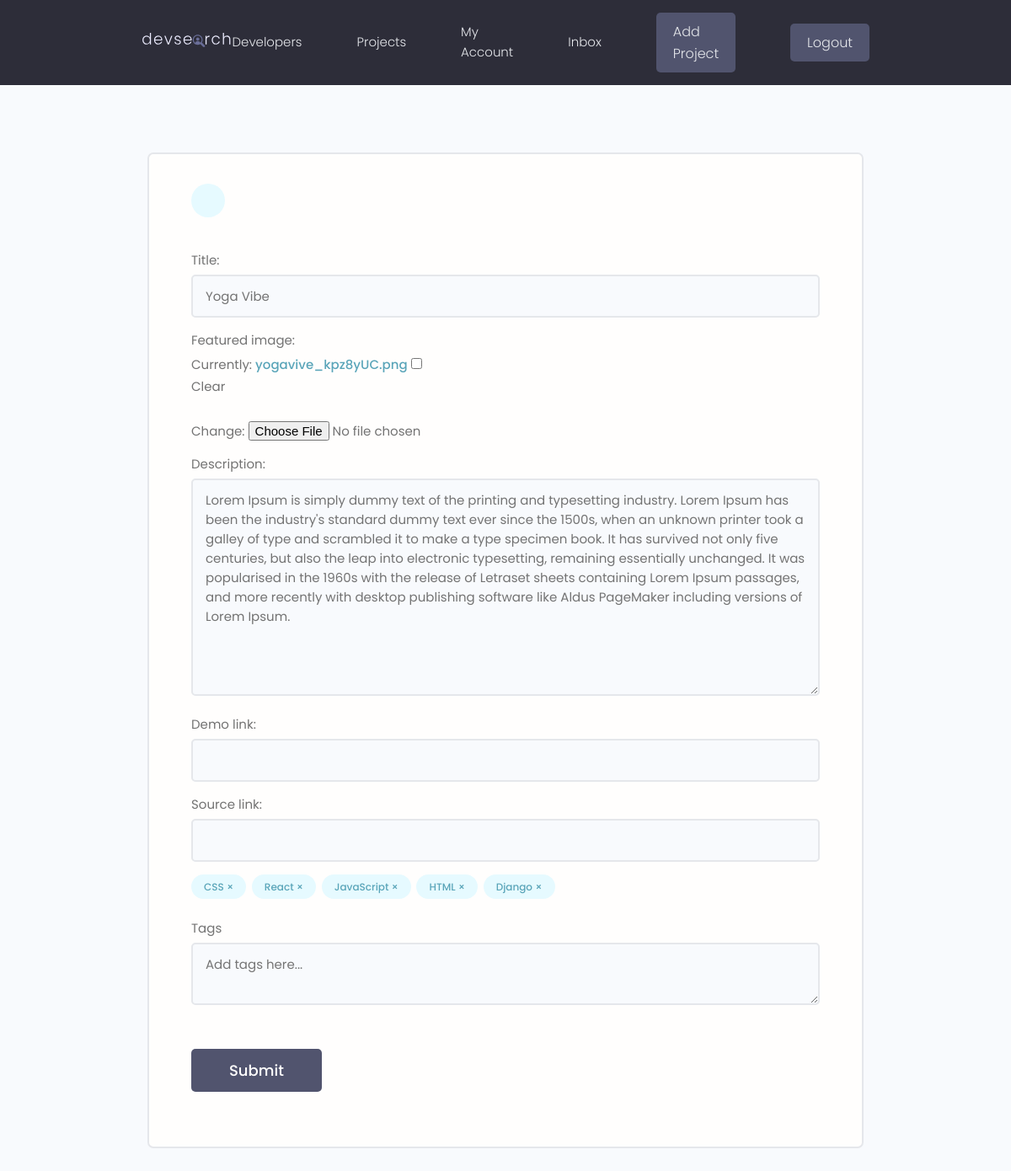
Screenshot of /projects/update-project/21376177-865f-4885-a691-3da5d0d0234a/ (signed in) with the database file from the repository.
### projects/models.py (models this page shows, shortened)
class Project(models.Model):
    owner = models.ForeignKey(Profile, null=True, blank=True, on_delete=models.CASCADE)
    title = models.CharField(max_length=200)
    description = models.TextField(null=True, blank=True)
    featured_image = models.ImageField(null=True, blank=True, default="default.jpg")
    demo_link = models.CharField(max_length=2000,null=True, blank=True)
    source_link = models.CharField(max_length=2000,null=True, blank=True)
    tags = models.ManyToManyField('Tag', blank=True)
    vote_total = models.IntegerField(default=0, null=True, blank=True)
    vote_ratio = models.IntegerField(default=0, null=True, blank=True)
    created = models.DateTimeField(auto_now_add=True)
    id = models.UUIDField(default=uuid.uuid4, unique=True, primary_key=True, editable=False)
    class Meta:
        ordering = ['-vote_ratio', '-vote_total', 'title']

class Tag(models.Model):
    name = models.CharField(max_length=200)
    created = models.DateTimeField(auto_now_add=True)
    id = models.UUIDField(default=uuid.uuid4, unique=True, primary_key=True, editable=False)

### projects/views.py (the view, shortened to what this page needs)
# urls.py: path('update-project/<str:pk>/', views.updateProject, name="update-project"),
@login_required(login_url="login")
def updateProject(request,pk):
    profile = request.user.profile
    project = profile.project_set.get(id=pk)
    form = ProjectForm(instance=project)
    context= {'form': form, 'project': project}
    return render(request, 'projects/project_form.html', context)

### projects/forms.py
class ProjectForm(ModelForm):
    class Meta:
        model = Project
        fields = ['title','featured_image','description','demo_link','source_link']
        widgets = {
            'tags': forms.CheckboxSelectMultiple()
        }
    def __init__(self, *args, **kwargs):
        super(ProjectForm, self).__init__(*args, **kwargs)
        for name,field in self.fields.items():
            field.widget.attrs.update({'class': 'input'})

### projects/templates/projects/project_form.html (shortened to what this page needs)
{% extends 'main.html' %}
{% block content %}
<main class="formPage my-xl">
    <div class="content-box">
        <div class="formWrapper">
            <a class="backButton" href="{% url 'account' %}"></a>
            <br>
            <form class="form" method="POST" enctype="multipart/form-data">
                {% for field in form %}
                <div class="form__field">
                    <label for="formInput#text">{{field.label}}: </label>
                    {{field}}
                </div>
                {% endfor %}
                <div class="form__field">
                    {% for tag in project.tags.all %}
                        <div class="project-tag tag tag--pill tag--main" data-tag="{{tag.id}} data-project="{{project.id}}">{{tag.name}} &#215;</div>
                    {% endfor %}
                </div>
                <div class="form__field">
                    <label for="formInput#text">Tags</label>
                    <textarea name="newtags" class="input" id="" cols="30" rows="2" placeholder="Add tags here..."></textarea>
                </div>
                <input class="btn btn--sub btn--lg  my-md" type="submit" value="Submit" />
            </form>
        </div>
    </div>
</main>
{% endblock %}

### static/styles/app.css (style rules this page uses)
:root { --color-sub: #2d2d39; }
.btn--sub { background-color: var(--color-sub-light); }
.content-box { width: 95%; max-width: 85rem; margin: 0 auto; }
.backButton { background: var(--color-main-light); color: var(--color-main); width: 4rem; height: 4rem; display: flex; align-items: center; justify-content: center; border-radius: 50%; }
.formPage .formWrapper { list-style: none; background: var(--color-white); padding: 3.5rem 5rem; border: 2px solid var(--color-light); border-radius: 0.7rem; }

### static/uikit/styles/modules/_variables.css (style rules this page uses)
:root { --color-main: #5aa5b9; --color-main-light: #e6faff; --color-sub: #3f4156; --color-sub-light: #51546e; --color-sub-lighter: #ededfd; --color-text: #737373; --color-gray: #8b8b8b; --color-light: #e5e7eb; --color-light-gray: #767676; --color-bg: #f8fafd; --color-white: #fffefd; --color-white-light: #f3f3f3; --color-success: #359e64; --color-success-bg: #def8e8; --color-error: #fc4b0b; --color-error-bg: #fff2ee; --font-base: 'Poppins', arial, helvetica, 'Segoe UI', roboto, ubuntu, sans-serif; --font-monospace: 'Fira Code', 'Courier New', courier, monospace; --font-regular: 300; --font-medium: 500; --font-bold: 700; --generic-shadow: 1px 1px 5px #00000010; --generic-transition: all 0.3s ease-in-out; }

### static/uikit/styles/modules/_base.css (style rules this page uses)
* { margin: 0; padding: 0; box-sizing: border-box; text-rendering: optimizeLegibility; color: inherit; font-size: inherit; }
html { font-size: 50%; }
@media only screen and (min-width: 480px) { html { font-size: 56.25%; } }
@media only screen and (min-width: 1200px) { html { font-size: 62.5%; } }
body { line-height: 1.6; font-weight: 400; font-size: 1.5rem; color: var(--color-text); background-color: var(--color-bg); min-height: 100vh; }

### static/uikit/styles/modules/_typography.css (style rules this page uses)
* { font-family: var(--font-base); }
a { padding-bottom: 2px; text-decoration: none; display: inline-block; color: var(--color-main); font-weight: var(--font-medium); }

### static/uikit/styles/modules/_utilities.css (style rules this page uses)
.my-md { margin: 3rem auto; }
.my-xl { margin: 8rem auto; }

### static/uikit/styles/modules/_button.css (style rules this page uses)
.btn { display: inline-block; position: relative; cursor: pointer; background-color: var(--color-light); font-weight: var(--font-medium); color: var(--color-sub); text-decoration: none; padding: 1rem 2rem; border-radius: 0.5rem; border: none; width: -webkit-fit-content; width: -moz-fit-content; width: fit-content; height: -webkit-fit-content; height: -moz-fit-content; height: fit-content; font-size: 1.6rem; outline-width: 0; outline-color: transparent; -webkit-backface-visibility: hidden; backface-visibility: hidden; transition: all 0.3s ease-in-out; }
.btn--sub { background-color: var(--color-sub); color: var(--color-white); }
.btn--lg { font-size: 1.8rem; padding: 1.2rem 4.5rem; }

### static/uikit/styles/modules/_form.css (style rules this page uses)
.form { display: block; }
.form__field { margin-top: 1.5rem; margin-bottom: 1.5rem; }
.form__label, .form__field > label { display: block; margin-bottom: 0.5rem; color: var(--color-text); }
input.input[type='text'], input.input[type='email'], input.input[type='password'], input.input[type='number'], textarea.input { min-width: 24rem; width: 100%; padding: 1.2rem 1.5rem; border-radius: 0.5rem; border: 2px solid var(--color-light); transition: all 0.3s ease-in-out; background-color: var(--color-bg); }

### static/uikit/styles/modules/_tag.css (style rules this page uses)
.tag { display: inline-flex; align-items: center; background-color: var(--color-sub); height: -webkit-fit-content; height: -moz-fit-content; height: fit-content; width: -webkit-fit-content; width: -moz-fit-content; width: fit-content; border-radius: 0.5rem; padding: 0.5rem 1.5rem; font-size: 1.2rem; cursor: pointer; }
.tag:not(:last-child) { margin-right: 0.25rem; margin-bottom: 0.75rem; }
.tag--pill { border-radius: 5rem; }
.tag--main, .tag--main > small { background: var(--color-main-light); color: var(--color-main); font-weight: 500; }

### rows the page displays
Project: form "Yoga Vibe" "Lorem Ipsum is simply dummy text of the printing and typesetting industry. Lorem Ipsum has been the industry's standard dummy text ever since the 1500s, when an unknown printer took a galley of type and scrambled it to make a type specimen book. It has survived not only five centuries, but also the leap into electronic typesetting, remaining essentially unchanged. It was popularised in the 1960s with the release of Letraset sheets containing Lorem Ipsum passages, and more recently with desktop publishing software like Aldus PageMaker including versions of Lorem Ipsum."
Tag: name "CSS"
Tag: name "React"
Tag: name "JavaScript"
Tag: name "HTML"
Tag: name "Django"

### other values shown
{{ field.label }} "Title" "Featured image" "Description" "Demo link" "Source link"
